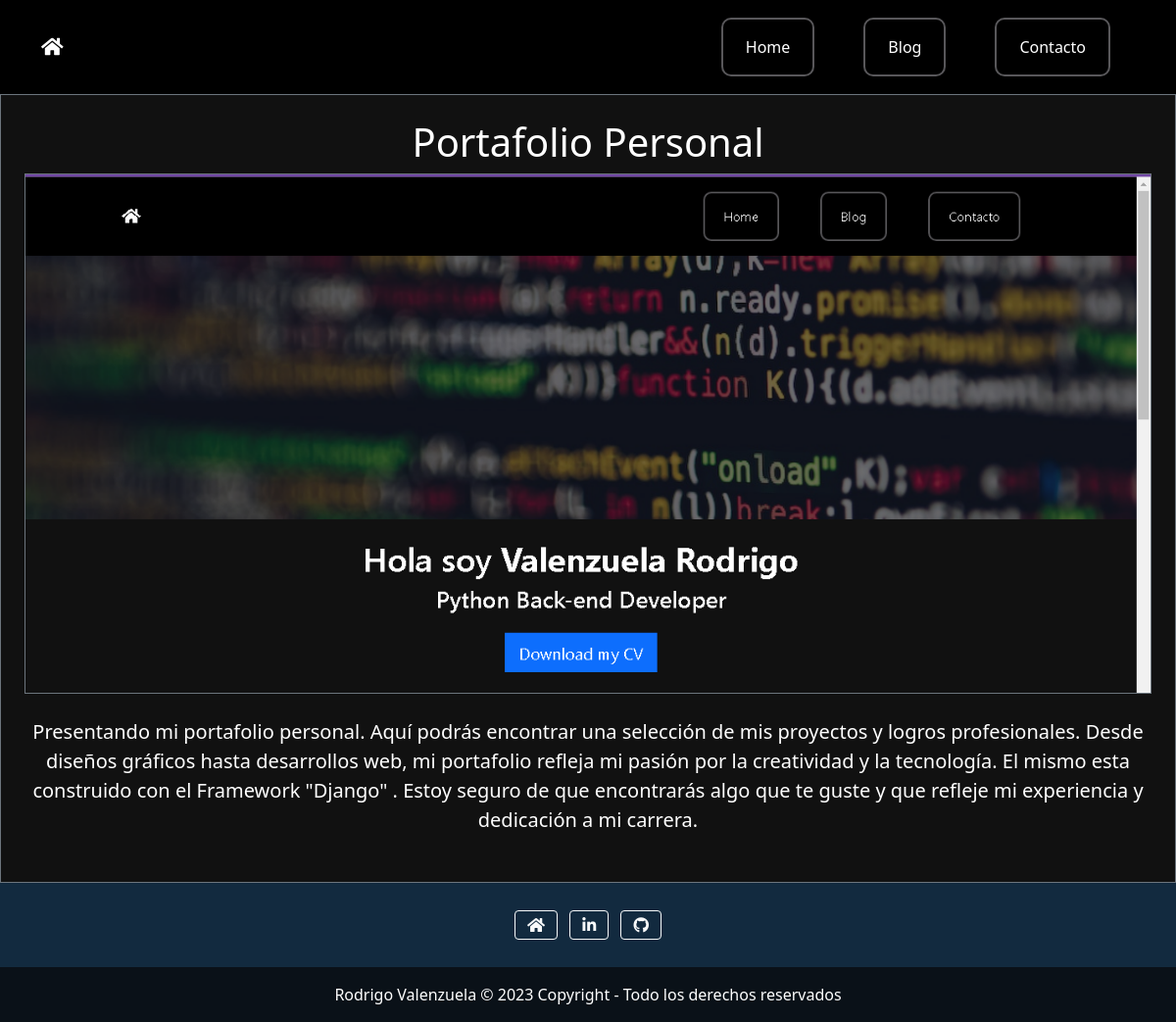
The app's page /blog/4 with its own data.
### blog/models.py (models this page shows, shortened)
class Post(models.Model):
    title = models.CharField(max_length=100)
    description = models.TextField()
    image = models.ImageField(upload_to="blog/images")
    date = models.DateField(default=datetime.date.today)

### blog/views.py (the view)
# urls.py: path("<int:post_id>", post_detail, name="post_detail"),
def post_detail(request, post_id):
    post = get_object_or_404(Post, pk=post_id)
    return render(request, "post_detail.html", {"post": post})

### blog/templates/post_detail.html
{% extends 'layout.html' %}
{% block content %}
<div class="col-ms-8 p-4 text-center text-white border border-secondary">
    <h1>{{post.title}}</h1>
    <img src="{{post.image.url}}" alt="{{post.title}}" class="img-fluid border border-secondary">
    <div class="my-4 text-white fs-5">
        {{post.description|safe}}
    </div>
</div>
{% endblock %}

### porfolio/static/main.css (style rules this page uses)
* { margin: 0; padding: 0; box-sizing: border-box; }
body { background: #111111; }

### records on screen
Post: title "Portafolio Personal", image (picture), description "Presentando mi portafolio personal. Aquí podrás encontrar una selección de mis proyectos y logros profesionales. Desde diseños gráficos hasta desarrollos web, mi portafolio refleja mi pasión por la creatividad y la tecnología. El mismo esta construido con el Framework \"Django\" . Estoy seguro de que encontrarás algo que te guste y que refleje mi experiencia y dedicación a mi carrera."
